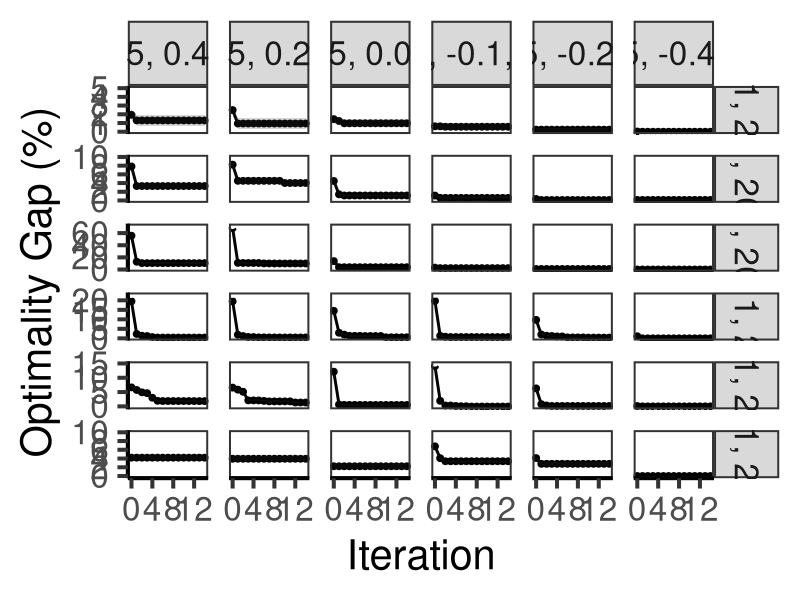
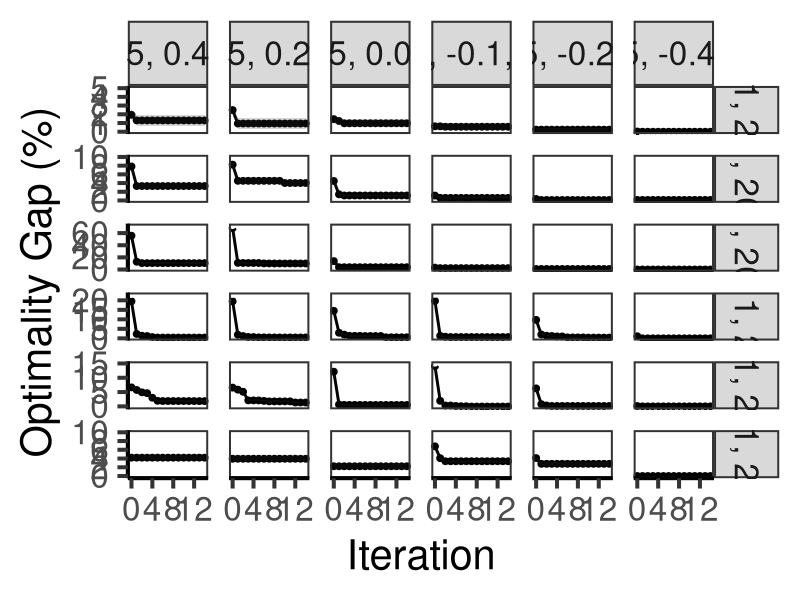

Recreate these plots in R, in order.
# Load required libraries
library(ggplot2)
library(plyr)
library(scales)

# ####################### Data Preprocessing #######################

# Load the initial dataset
df <- read.csv('ADPerformanceOptGap_Myopic_Exact.csv')

# Define and order levels for Cost Structures (CS)
df$CS <- factor(df$CS, levels = c(
  "[10, 1, 20, 5]", "[10, 1, 20, 20]", "[10, 1, 20, 80]",
  "[100, 1, 20, 5]", "[100, 1, 20, 20]", "[100, 1, 20, 80]"
))

# Define and order levels for Endogeneity (Endog.)
df$Endog. <- factor(df$Endog., levels = c(
  "[1, 0.5, 0.4, 0.8]", "[1, 0.5, 0.2, 0.4]", "[1, 0.5, 0.0, 0.0]",
  "[1, 0.5, -0.2, -0.4]", "[1, 0.5, -0.4, -0.8]"
))

# Filter relevant rows for initial results
df1 <- df[df$Endog. %in% c(
  "[1, 0.5, 0.4, 0.8]", "[1, 0.5, 0.2, 0.4]",
  "[1, 0.5, 0.0, 0.0]", "[1, 0.5, -0.4, -0.8]"
), ]

# Load the extended dataset
df <- read.csv('ADPerformanceOptGap_Myopic_Exact_NegParams.csv')

# Define and order levels for Cost Structures (CS) in the extended dataset
df$CS <- factor(df$CS, levels = c(
  "[10, 1, 20, 5]", "[10, 1, 20, 20]", "[10, 1, 20, 80]",
  "[100, 1, 20, 5]", "[100, 1, 20, 20]", "[100, 1, 20, 80]"
))

# Define and order levels for Endogeneity (Endog.) in the extended dataset
df$Endog. <- factor(df$Endog., levels = c(
  "[1, 0.5, 0.0, 0.0]", "[1, 0.5, -0.05, -0.1]",
  "[1, 0.5, -0.1, -0.2]", "[1, 0.5, -0.1, -0.05]", "[1, 0.5, -0.2, -0.1]"
))

# Filter relevant rows for extended results
df2 <- df[df$Endog. %in% c(
  "[1, 0.5, -0.1, -0.05]", "[1, 0.5, -0.2, -0.1]"
), ]

# Combine filtered dataframes
df <- rbind(df2, df1)

# Re-define factor levels for consistency in the combined dataset
df$CS <- factor(df$CS, levels = c(
  "[10, 1, 20, 5]", "[10, 1, 20, 20]", "[10, 1, 20, 80]",
  "[100, 1, 20, 5]", "[100, 1, 20, 20]", "[100, 1, 20, 80]"
))

df$Endog. <- factor(df$Endog., levels = c(
  "[1, 0.5, 0.4, 0.8]", "[1, 0.5, 0.2, 0.4]", "[1, 0.5, 0.0, 0.0]",
  "[1, 0.5, -0.1, -0.05]", "[1, 0.5, -0.2, -0.1]", "[1, 0.5, -0.4, -0.8]"
))

# ####################### Update Optimality Gap #######################

# Track the best performance so far across iterations
for (i in 1:nrow(df)) {
  if (df$Iteration[i] == 0) idx <- i
  if (df$OptGap[i] > df$OptGap[idx]) {
    # Update values to the best observed so far
    df$OptGap[i] <- df$OptGap[idx]
    df$Cost[i] <- df$Cost[idx]
    df$Low[i] <- df$Low[idx]
    df$High[i] <- df$High[idx]
  } else {
    idx <- i
  }
}

# ####################### Prepare Data for Plotting #######################

# Map Endogeneity and Cost Structures to user-friendly names
df$Endog. <- mapvalues(df$Endog., from = c(
  "[1, 0.5, 0.4, 0.8]", "[1, 0.5, 0.2, 0.4]", "[1, 0.5, 0.0, 0.0]",
  "[1, 0.5, -0.1, -0.05]", "[1, 0.5, -0.2, -0.1]", "[1, 0.5, -0.4, -0.8]"
), to = c(
  "(1, 0.5, 0.4, 0.8)", "(1, 0.5, 0.2, 0.4)", "(1, 0.5, 0.0, 0.0)",
  "(1, 0.5, -0.1, -0.05)", "(1, 0.5, -0.2, -0.1)", "(1, 0.5, -0.4, -0.8)"
))

df$CS <- mapvalues(df$CS, from = c(
  "[10, 1, 20, 5]", "[10, 1, 20, 20]", "[10, 1, 20, 80]",
  "[100, 1, 20, 5]", "[100, 1, 20, 20]", "[100, 1, 20, 80]"
), to = c(
  "(10, 1, 20, 5)", "(10, 1, 20, 20)", "(10, 1, 20, 80)",
  "(100, 1, 20, 5)", "(100, 1, 20, 20)", "(100, 1, 20, 80)"
))

# Custom integer breaks for y-axis
integer_breaks <- function(n = 5, ...) {
  breaker <- pretty_breaks(n, ...)
  function(x) {
    breaks <- breaker(x)
    breaks[breaks == floor(breaks)]
  }
}

# Add a scaling variable for y-axis adjustments
df$scale <- c(rep(5, 2 * 21), rep(10, 2 * 21), rep(72, 2 * 21),
              rep(23, 2 * 21), rep(15, 2 * 21), rep(10, 2 * 21),
              rep(5, 4 * 21), rep(10, 4 * 21), rep(72, 4 * 21),
              rep(23, 4 * 21), rep(15, 4 * 21), rep(10, 4 * 21))

# ####################### Create and Save Plot #######################

# Plot Optimality Gap over iterations with facets for CS and Endog.
ggplot(df[df$Iteration < 15, ], aes(x = Iteration, y = OptGap)) +
  geom_line(color = "black", size = 1) +
  geom_point(color = "black", size = 2) +
  geom_ribbon(aes(ymin = Low, ymax = High), alpha = 0.2) +
  geom_point(aes(x = Iteration, y = scale), color = "white") +  # Trick for free y-scaling
  facet_grid(CS ~ Endog., scales = "free_y") +
  scale_x_continuous(breaks = seq(0, 12, 4)) +
  scale_y_continuous(breaks = integer_breaks()) +
  theme_bw(base_size = 30) +
  theme(
    axis.line = element_line(color = "black"),
    plot.background = element_blank(),
    panel.grid.minor = element_blank(),
    panel.grid.major = element_blank(),
    legend.title = element_blank(),
    legend.background = element_rect(size = 0.5, linetype = "solid", colour = "black")
  ) +
  labs(y = "Optimality Gap (%)", x = "Iteration")

# Save plot as PDF with custom size
ggsave("Figure 4.pdf", width = 22, height = 17)
